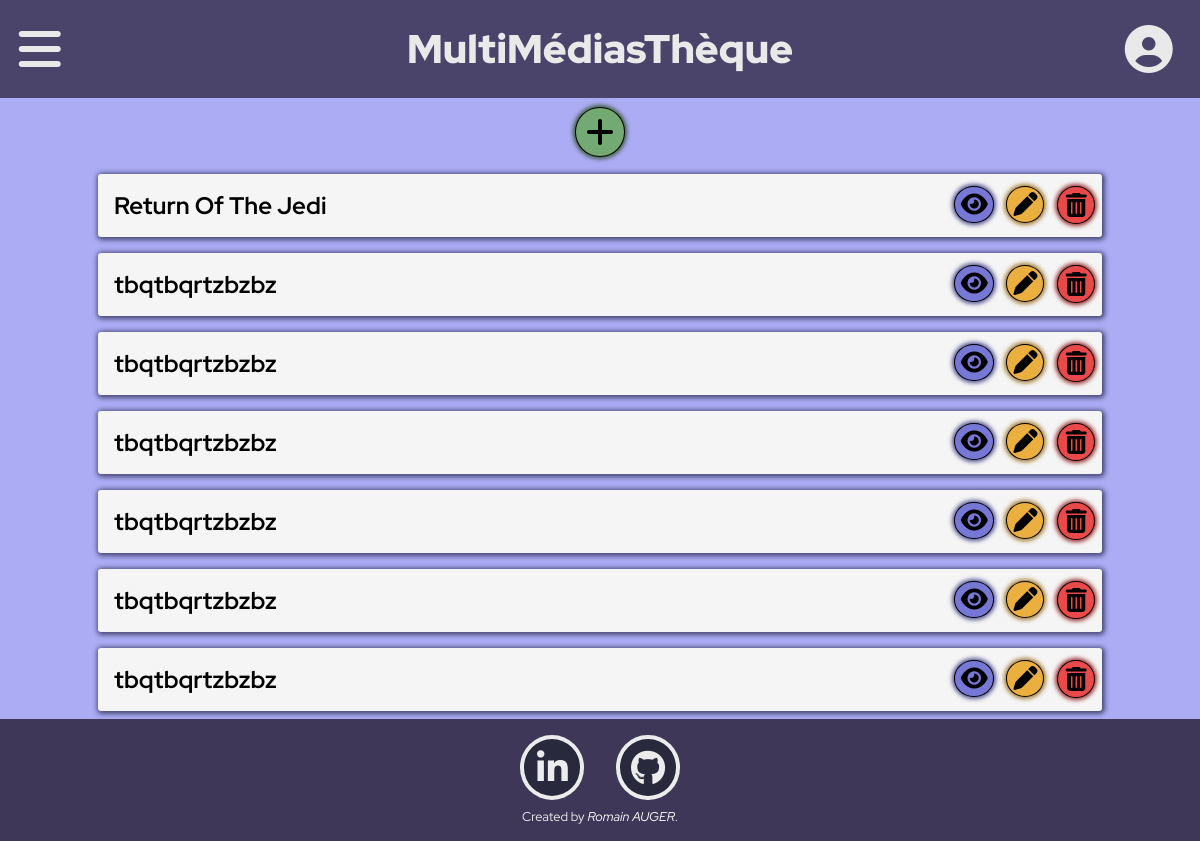
Before: /index.php?page=articles_list (signed in) with the older database file.
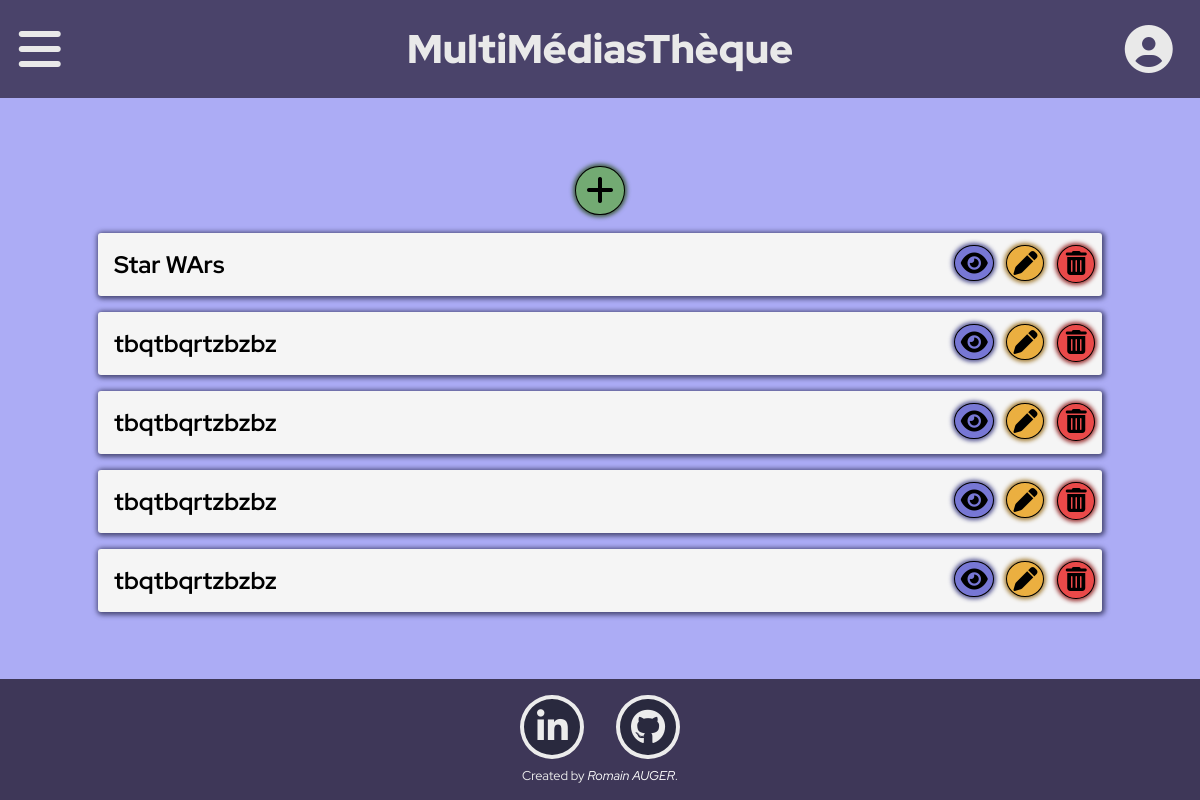
After: the same page with the newer database file.
### tables this page shows
CREATE TABLE "Articles" (
	"Id"	INTEGER,
	"Title"	TEXT,
	"Image_name"	TEXT,
	"Image_path"	TEXT,
	"Resume"	TEXT,
	PRIMARY KEY("Id" AUTOINCREMENT)
);

### Controls/articles_list_controller.php (called while the page is built)
<?php
    $bddPDO = new PDO('sqlite:Private/DataBase/Project_Database.db');
    $bddPDO->setAttribute(PDO::ATTR_ERRMODE, PDO::ERRMODE_EXCEPTION);
    $ArticlesMana = new ArticlesManager($bddPDO);
    require "Views/articles_list.php";
?>

### index.php (called while the page is built, shortened)
<?php
require "Models/Articles.php";
require "Models/ArticlesManager.php";
require "Views/layout.php";
?>

### Models/ArticlesManager.php (called while the page is built, shortened)
<?php
    class ArticlesManager{
        private $bddPDO;
        public function __construct(PDO $bddPDO) {
            $this->bddPDO = $bddPDO;
        }
        public function selectAllArticles(){
            $query = $this->bddPDO->query("SELECT * FROM Articles ORDER BY Id DESC");
            $query->setFetchMode(PDO::FETCH_CLASS  | PDO::FETCH_PROPS_LATE, "Articles" );
            $List = $query -> fetchAll();
            return $List;
        }
    }
?>

### Models/Articles.php (called while the page is built, shortened)
<?php
class Articles
 {
    private $errors = [],
    $Id,
    $Title,
    $Image_name,
    $Image_path,
    $Resume;
    public function getId(){
        return $this->Id;
    }
    public function getTitle(){
        return $this->Title;
    }
}
?>

### Views/articles_list.php (the view)
<article class="news_list">
<button class="button_add_news"><a href="?page=add_article"><i class="fa-solid fa-plus"></i></a></button>
    <?php foreach ($ArticlesMana->selectAllArticles() as $ArticlesViews) : ?>
        <section>
            <button class="button_view"><a href="?page=article_view&Id=<?= ($ArticlesViews->getId()) ?>"><i class="fa-solid fa-eye"></i></a></button>
            <button class="button_edit"><a href="?page=article_edit&Id=<?= ($ArticlesViews->getId()) ?>"><i class="fa-solid fa-pen"></i></a></button>
            <button class="button_delete"><a href="?page=article_delete&Id=<?= ($ArticlesViews->getId()) ?>"><i class="fa-solid fa-trash-can"></i></a></button>
            <h3><?= $ArticlesViews->getTitle(); ?></h3>
        </section>
    <?php endforeach ?>
</article>

Changed rows visible on the page:
removed articles: Title "Return Of The Jedi"
removed articles: Title "tbqtbqrtzbzbz"
removed articles: Title "tbqtbqrtzbzbz"
added articles: Title "Star WArs"
